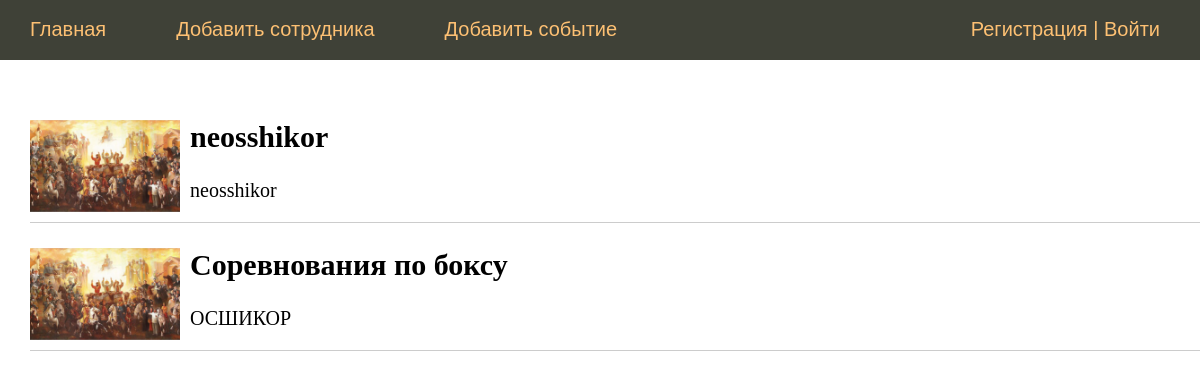
/show_events/osshikor/ (signed in), run on the app's committed database.
### MainApp/models.py (models this page shows, shortened)
class Events(models.Model):
    EVENT_NAME = models.CharField(max_length=255, verbose_name='Название события')
    EVENT_CREATER = models.CharField(max_length=255, verbose_name='Организатор')
    PROTOCOL = models.CharField(max_length=255, verbose_name='Протокол')
    DATE_START = models.CharField(max_length=255, verbose_name='Дата начала')
    DATE_END = models.CharField(max_length=255, verbose_name='Дата окончания')
    PHOTO_FROM_EVENT = models.ImageField(upload_to='photos/%Y/%m/%d/', verbose_name='Фото с события')
    time_create = models.DateTimeField(auto_now_add=True)
    time_update = models.DateTimeField(auto_now=True)
    is_published = models.BooleanField(default=True)
    Svyaz = models.ForeignKey('PLACES', on_delete=models.PROTECT, verbose_name='Повторите организатора')
    slug = models.SlugField(max_length=255, unique=True, db_index=True, verbose_name='URL')
    class Meta:
        verbose_name = 'События'
        verbose_name_plural = 'События'
        ordering = ['EVENT_NAME']

### MainApp/views.py (the view)
# urls.py: path('show_events/<slug:Svyaz_slug>/', ShowEvents.as_view(), name='show_events'),
class ShowEvents(LoginRequiredMixin, DataMixin, ListView):
    model = Events
    template_name = 'MainApp/check_event.html'
    context_object_name = 'event'
    login_url = '/login/'
    def get_context_data(self, *, object_list=None, **kwargs):
        context = super().get_context_data(**kwargs)
        context['menu'] = menu
        try:
            context['title'] = 'События ' + str(context['event'][0].Svyaz)
        except:
            context['title'] = 'События'
        return context
    def get_queryset(self):
        return Events.objects.filter(Svyaz__slug=self.kwargs['Svyaz_slug'])

### MainApp/models.py (called while the page is built)
    def __str__(self):
        return self.PLACE_NAME

### MainApp/templates/MainApp/check_event.html
{% extends 'MainApp/base.html' %}
{% block content %}
<ul class="list-articles">
    {% for v in event %}
    <li>
        <p><img class = "img-article-left thumb" src="{{v.PHOTO_FROM_EVENT.url}}"</p>
        <h2>{{v.EVENT_NAME}}</h2>
        <p>{{v.EVENT_CREATER}}</p>
    </li>
    {% endfor %}
</ul>
{% endblock %}

### MainApp/static/MainApp/css/styles.css (style rules this page uses)
html, body { font-family: 'Arial'; margin: 0; padding: 0; height: 100%; width: 100%; color: #444; }
img { max-width: 600px; height: auto; }
img.img-article-left { max-width: 300px; height: auto; float: left; padding: 0 10px 10px 0; }
img.img-article-left.thumb { max-width: 150px; height: auto; }
ul.list-articles { list-style: none; margin: 0; padding: 0; }
ul.list-articles li { border-bottom: 1px solid #ccc; }

### data on the page
Events: PHOTO_FROM_EVENT (picture), EVENT_NAME "neosshikor", EVENT_CREATER "neosshikor"
Events: PHOTO_FROM_EVENT (picture), EVENT_NAME "Соревнования по боксу", EVENT_CREATER "ОСШИКОР"

### other printed values
{{ m.title }} "Главная" "Добавить сотрудника" "Добавить событие"
